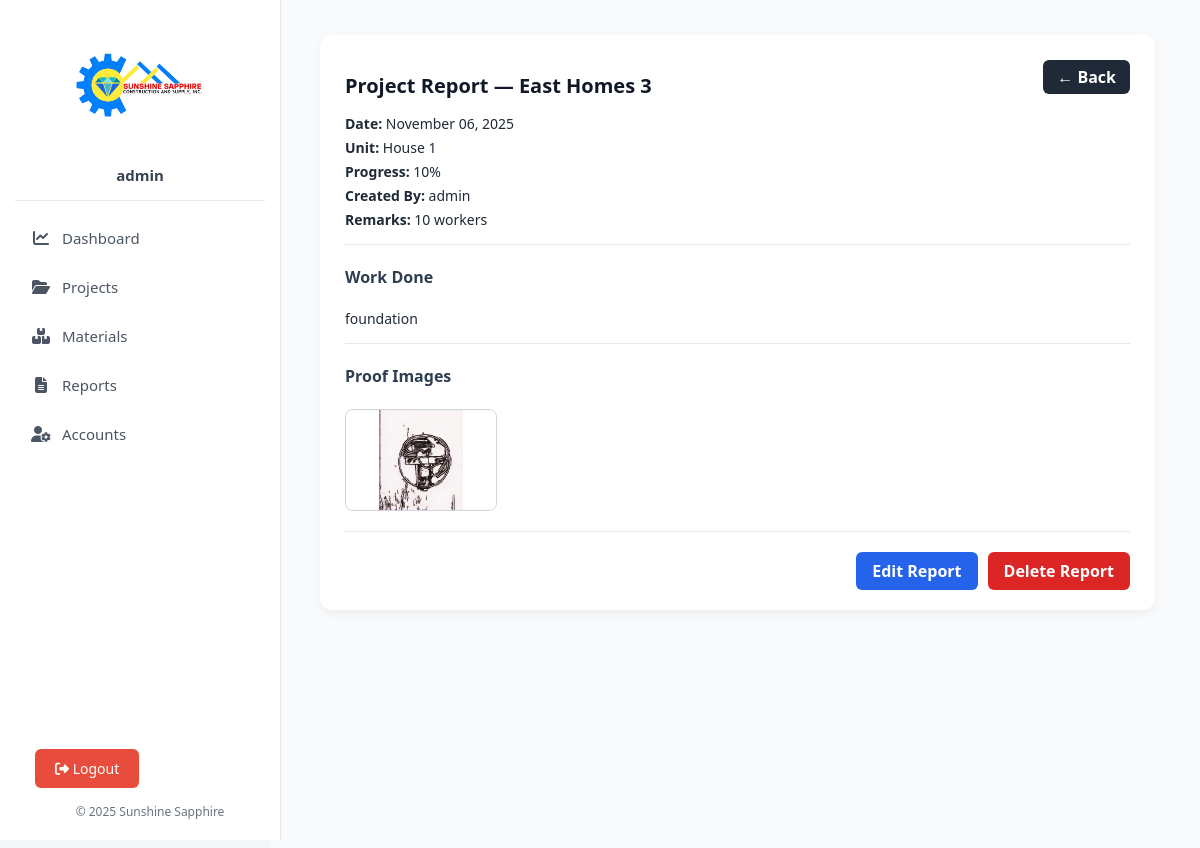
Screenshot of /reports/view_report.php?id=5 (signed in) with the database file from the repository.
### tables this page shows
CREATE TABLE `projects` (
  `id` int(11) NOT NULL,
  `name` varchar(255) NOT NULL,
  `location` varchar(255) DEFAULT NULL,
  `units` int(11) NOT NULL,
  `progress` int(11) DEFAULT 0,
  `status` enum('Ongoing','Completed','Pending') NOT NULL DEFAULT 'Pending',
  `is_deleted` tinyint(1) DEFAULT 0,
  `deleted_at` datetime DEFAULT NULL,
  `created_at` timestamp NOT NULL DEFAULT current_timestamp(),
  `folder_path` varchar(255) DEFAULT NULL
);

CREATE TABLE `project_reports` (
  `id` int(11) NOT NULL,
  `project_id` int(11) NOT NULL,
  `unit_id` int(11) DEFAULT NULL,
  `report_date` date NOT NULL,
  `progress_percentage` int(11) DEFAULT 0,
  `work_done` text DEFAULT NULL,
  `remarks` text DEFAULT NULL,
  `created_by` varchar(100) DEFAULT NULL,
  `created_at` timestamp NOT NULL DEFAULT current_timestamp(),
  `updated_at` timestamp NOT NULL DEFAULT current_timestamp() ON UPDATE current_timestamp()
);

CREATE TABLE `project_units` (
  `id` int(11) NOT NULL,
  `project_id` int(11) NOT NULL,
  `name` varchar(100) NOT NULL,
  `description` text DEFAULT NULL,
  `progress` int(11) DEFAULT 0,
  `created_at` datetime DEFAULT current_timestamp()
);

CREATE TABLE `report_images` (
  `id` int(11) NOT NULL,
  `report_id` int(11) NOT NULL,
  `image_path` varchar(255) NOT NULL,
  `caption` varchar(255) DEFAULT NULL,
  `uploaded_at` timestamp NOT NULL DEFAULT current_timestamp()
);

### reports/view_report.php (the view, shortened to what this page needs)
<?php
require_once __DIR__ . '/../includes/header.php';
require_once __DIR__ . '/../includes/db.php';
$report_id = isset($_GET['id']) ? (int)$_GET['id'] : 0;
$stmt = $conn->prepare("SELECT * FROM project_reports WHERE id = ?");
$stmt->bind_param("i", $report_id);
$stmt->execute();
$report = $stmt->get_result()->fetch_assoc();
$project_id = $report['project_id'];
$pq = $conn->prepare("SELECT name FROM projects WHERE id = ?");
$pq->bind_param("i", $project_id);
$pq->execute();
$project_name = $pq->get_result()->fetch_assoc()['name'] ?? 'Unknown Project';
$uq = $conn->prepare("SELECT name FROM project_units WHERE id = ?");
$uq->bind_param("i", $report['unit_id']);
$uq->execute();
$unit_name = $uq->get_result()->fetch_assoc()['name'] ?? 'N/A';
$images = [];
$img_stmt = $conn->prepare("SELECT id, image_path FROM report_images WHERE report_id = ?");
$img_stmt->bind_param("i", $report_id);
$img_stmt->execute();
$res = $img_stmt->get_result();
while ($r = $res->fetch_assoc()) $images[] = $r;
?>
<div class="content-wrapper">
  <div class="form-card">
    <div class="form-header-row">
      <h2>Project Report — <?= htmlspecialchars($project_name) ?></h2>
      <a href="../modules/view_project.php?id=<?= $project_id ?>&tab=reports" class="btn-back-black">← Back</a>
    </div>
    <div class="report-details">
      <p><strong>Date:</strong> <?= htmlspecialchars(date('F d, Y', strtotime($report['report_date']))) ?></p>
      <p><strong>Unit:</strong> <?= htmlspecialchars($unit_name) ?></p>
      <p><strong>Progress:</strong> <?= (int)$report['progress_percentage'] ?>%</p>
      <p><strong>Created By:</strong> <?= htmlspecialchars($report['created_by']) ?></p>
      <p><strong>Remarks:</strong> <?= nl2br(htmlspecialchars($report['remarks'])) ?></p>
      <div class="section-divider"></div>
      <h4>Work Done</h4>
      <p><?= nl2br(htmlspecialchars($report['work_done'])) ?></p>
      <div class="section-divider"></div>
      <h4>Proof Images</h4>
      <?php if (!empty($images)): ?>
        <div class="image-grid">
          <?php foreach ($images as $img): ?>
            <div class="img-item">
              <img src="report_images/<?= htmlspecialchars($img['image_path']) ?>" alt="Proof Image" class="proof-img">
            </div>
          <?php endforeach; ?>
        </div>
      <?php else: ?>
        <p style="color:#888;">No proof images uploaded.</p>
      <?php endif; ?>
      <div class="section-divider"></div>
      <div class="form-actions">
        <a href="edit_report.php?id=<?= $report_id ?>" class="btn-primary">Edit Report</a>
        <a href="delete_report.php?id=<?= $report_id ?>" class="btn-danger"
           onclick="return confirm('Are you sure you want to delete this report? This action cannot be undone.');">
           Delete Report
        </a>
      </div>
    </div>
  </div>
</div>
<?php
require_once __DIR__ . '/../includes/footer.php';
?>

### includes/header.php (style rules this page uses)
body { margin: 0; font-family: "Segoe UI", sans-serif; background-color: #f4f6f9; color: #2c3e50; }

### rows the page displays
projects: name "East Homes 3"
project_reports: report_date "November 06, 2025", progress_percentage "10", created_by "admin", remarks "10 workers", work_done "foundation"
project_units: name "House 1"
report_images: image_path (picture)

### other values shown
$_SESSION['user_role'] "admin"
